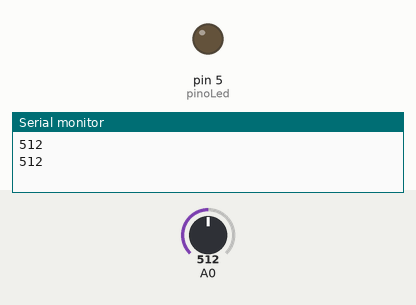
This sketch was run on a simulated Arduino Uno, built with avr-gcc and run on an emulated ATmega328P. Parts: output pins drawn as LEDs (lit = HIGH), the last lines printed to the serial monitor. Inputs (shaded band) come from the test bench; at power-on: A0 = 512.

Above: at 1.8 s.
1.9 s: A0 set to 782
3.4 s: A0 set to 815
At 5.0 s:
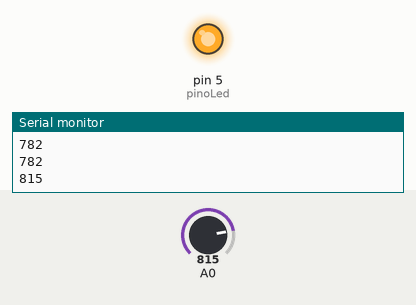
5.5 s: A0 set to 790
At 7.2 s:
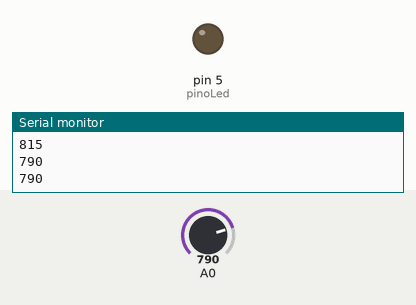
7.5 s: A0 set to 810
At 8.3 s:
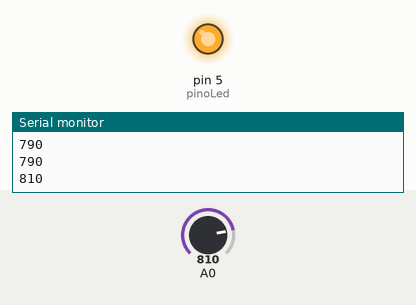
Timing chart, 0 to 10.5 s (numbered marks = the images above; inputs shaded):
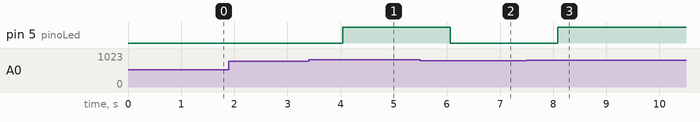

Measured:
- the behaviour switches between 799 and 800 on A0 (found by bisection; images 0 and 1)
- after the input at 3.4 s, pin 5 (pinoLed): LOW → HIGH after 0.64 s
- after the input at 5.5 s, pin 5 (pinoLed): HIGH → LOW after 0.56 s
- after the input at 7.5 s, pin 5 (pinoLed): LOW → HIGH after 0.58 s

The sketch:

sketch_oct16a.ino
```cpp
// Projeto 10 - Sensor de luz ambiente
//GoldenShower

int pinoLed = 5;
int valorLuz = 0;

void setup()
{
     pinMode(pinoLed,OUTPUT);
     Serial.begin(9600);
}

void loop()
{
  valorLuz = analogRead(A0);
  Serial.println(valorLuz);
  if(valorLuz<800)
  {
    digitalWrite(pinoLed,LOW);
    delay(1000);
  }
  else
  {
    digitalWrite(pinoLed,HIGH);
    delay(1000);
  }
  delay(10);
}
```
